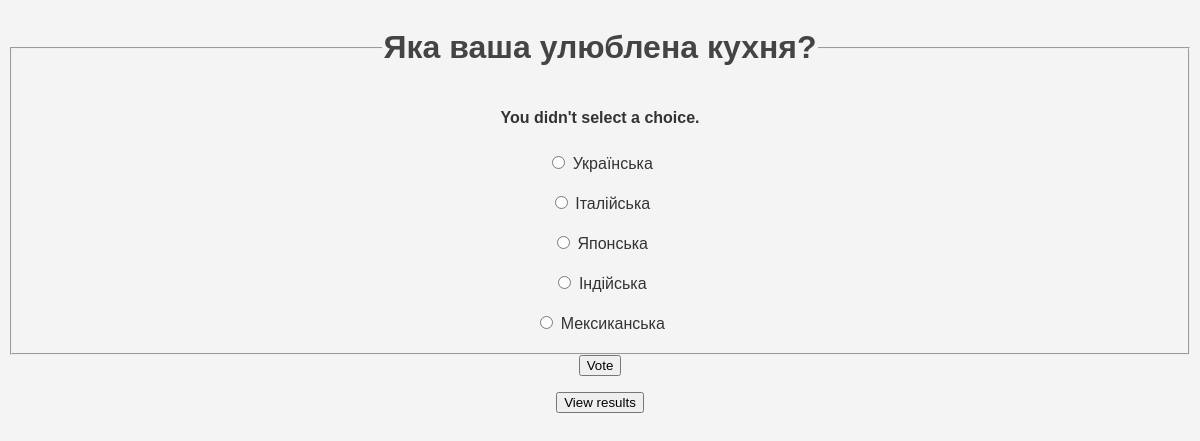
/polls/3/vote/, run on the app's committed database.
### polls/models.py (models this page shows, shortened)
class Question(models.Model):
    question_text = models.CharField(max_length=200)
    pub_date = models.DateTimeField('date published')

class Choice(models.Model):
    question = models.ForeignKey(Question, on_delete=models.CASCADE)
    choice_text = models.CharField(max_length=200)
    votes = models.IntegerField(default=0)
    image = models.ImageField(upload_to='choices/', blank=True, null=True)

### polls/views.py (the view)
# urls.py: path('<int:question_id>/vote/', views.vote, name='vote'),
def vote(request, question_id):
    question = get_object_or_404(Question, pk=question_id)
    try:
        selected_choice = question.choice_set.get(pk=request.POST['choice'])
    except (KeyError, Choice.DoesNotExist):
        return render(request, 'polls/detail.html', {
            'question': question,
            'error_message': "You didn't select a choice.",
        })
    else:
        selected_choice.votes += 1
        selected_choice.save()
        return HttpResponseRedirect(reverse('polls:results', args=(question.id,)))

### polls/templates/polls/detail.html (shortened to what this page needs)
{% load static %}
<link rel="stylesheet" href="{% static 'polls/style.css' %}">
<form action="{% url 'polls:vote' question.id %}" method="post">
<fieldset>
    <legend><h1>{{ question.question_text }}</h1></legend>
    {% if error_message %}<p><strong>{{ error_message }}</strong></p>{% endif %}
    <div class="container">
    {% for choice in question.choice_set.all %}
        <div class="choice {% if not choice.image %}choice-without-image{% endif %}">
            <div>
                <input type="radio" name="choice" id="choice{{ forloop.counter }}" value="{{ choice.id }}">
                <label for="choice{{ forloop.counter }}">{{ choice.choice_text }}</label>
            </div>
        </div>
    {% endfor %}
    </div>
</fieldset>
<input type="submit" value="Vote">
</form>
<form action="{% url 'polls:results' question.id %}">
    <input type="submit" value="View results">
</form>

### polls/static/polls/style.css (style rules this page uses)
h1 { color: #444; }
.container { display: flex; flex-direction: column; align-items: center; }
.choice { display: flex; justify-content: center; align-items: center; width: 100%; padding: 10px 0; }
.choice > div { flex: 1; }
p { list-style-type: none; }
.choice-without-image { flex-direction: column; justify-content: center; align-items: center; }

### data on the page
Question: question_text "Яка ваша улюблена кухня?"
Choice: choice_text "Українська"
Choice: choice_text "Італійська"
Choice: choice_text "Японська"
Choice: choice_text "Індійська"
Choice: choice_text "Мексиканська"

### other printed values
{{ error_message }} "You didn't select a choice."
